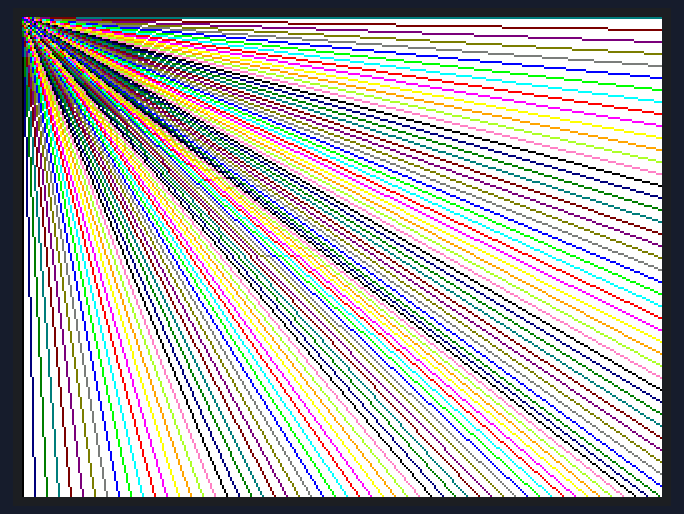
This sketch was run on a simulated Arduino Uno, built with avr-gcc and run on an emulated ATmega328P. Shown: 320×240 colour display.

Above: at 0.9 s.

The sketch:

CH_44_02.ino
```cpp
#include <MCUFRIEND_kbv.h>
#define COLOR_NO    17  // 직선 그리기에 사용하는 색상 수

MCUFRIEND_kbv myTFT;

uint16_t colors[] = {     // 직선 그리기 색상
  TFT_BLACK, TFT_NAVY, TFT_DARKGREEN, TFT_DARKCYAN, TFT_MAROON,
  TFT_PURPLE, TFT_OLIVE, TFT_DARKGREY, TFT_BLUE, TFT_GREEN,
  TFT_CYAN, TFT_RED, TFT_MAGENTA, TFT_YELLOW, TFT_ORANGE,
  TFT_GREENYELLOW, TFT_PINK
};

void setup() {
  uint16_t ID = myTFT.readID();
  myTFT.begin(ID);      // TFT-LCD 초기화
  myTFT.setRotation(1);       // 가로 모드
}

void loop() {
  lineDemo();
  delay(5000);
}

void lineDemo() {
  int x1 = 0, y1 = 0, x2, y2, colorIndex = 0;
  int w = myTFT.width(), h = myTFT.height();

  myTFT.fillScreen(TFT_WHITE);    // 흰색으로 화면 지우기

  y2 = h - 1;
  for (x2 = 0; x2 < w; x2 += 6) {   // 아래쪽 직선 그리기
    myTFT.drawLine(x1, y1, x2, y2, colors[colorIndex]);
    colorIndex = (colorIndex + 1) % COLOR_NO;
  }

  x2 = w - 1;
  for (y2 = 0; y2 < h; y2 += 6) {   // 위쪽 직선 그리기
    myTFT.drawLine(x1, y1, x2, y2, colors[colorIndex]);
    colorIndex = (colorIndex + 1) % COLOR_NO;
  }
}
```

Measured:
- what the display in image 0 shows lasts 5.0 s, from 0.9 s to 5.9 s
